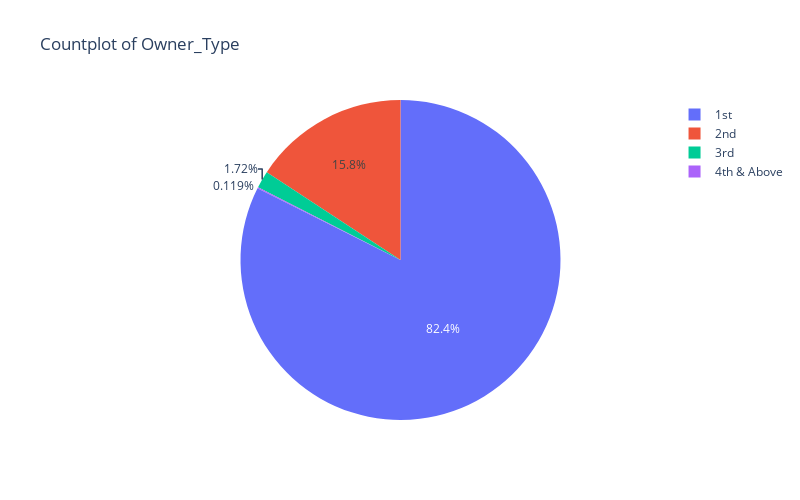

The code cell stored with this chart in its notebook:
### Code cell
import plotly.express as px

ep = train['Owner_Type'].value_counts().reset_index()
ep.columns = [
    'Owner_Type', 
    'percent'
]
ep['percent'] /= len(train)

fig = px.pie(
    ep, 
    names=['1st','2nd','3rd','4th & Above'], 
    values='percent', 
    title='Countplot of Owner_Type', 
    width=800,
    height=500 
)

fig.show()

### Figure 1 — Plotly figure (JSON) as saved in the notebook; plotly's stock layout.template omitted (floating-point values rounded to 4 significant figures)
{"data": [{"domain": {"x": [0, 1], "y": [0, 1]}, "hovertemplate": "label=%{label}<br>percent=%{value}<extra></extra>", "labels": ["1st", "2nd", "3rd", "4th & Above"], "legendgroup": "", "name": "", "showlegend": true, "type": "pie", "values": [0.8241, 0.1576, 0.0172, 0.001192]}], "layout": {"height": 500, "legend": {"tracegroupgap": 0}, "title": {"text": "Countplot of Owner_Type"}, "width": 800}}
